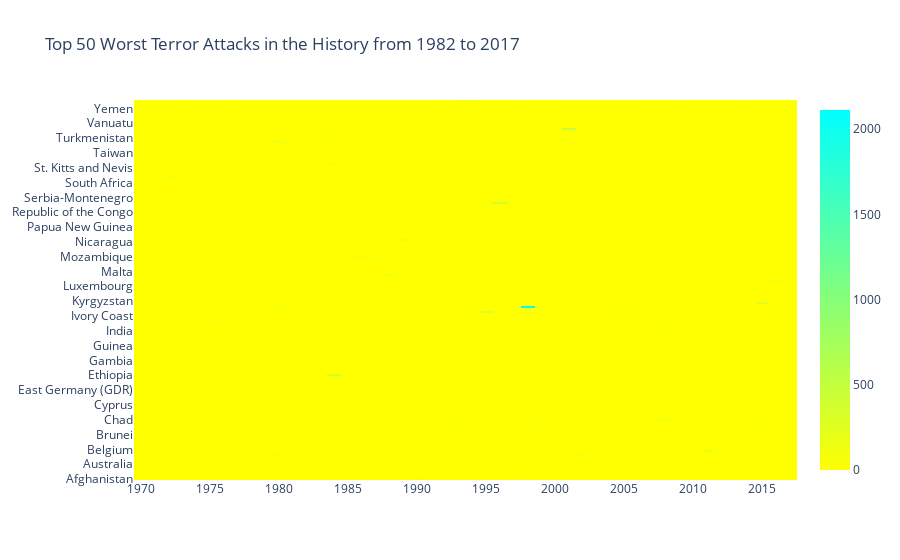

Notebook source saved alongside this figure:
### Code cell
import plotly.offline as py
py.init_notebook_mode(connected=True)
import plotly.graph_objs as go
colorscale = [[0, 'yellow'], [1,'cyan']]
heatmap = go.Heatmap(z=heat.values, x=heat.columns, y=heat.index, colorscale=colorscale)
data = [heatmap]
layout = go.Layout(
    title='Top 50 Worst Terror Attacks in the History from 1982 to 2017',
    xaxis = dict(ticks='', nticks=20),
    yaxis = dict(ticks='')
)
fig = go.Figure(data=data, layout=layout)
py.iplot(fig, filename='heatmap',show_link=False)

### Figure 1 — Plotly figure (JSON) as saved in the notebook; plotly's stock layout.template omitted (floating-point values rounded to 4 significant figures; data arrays with more than 128 entries replaced by an {"elided": "..."} marker saying what was removed)
{"data": [{"colorscale": [[0, "yellow"], [1, "cyan"]], "type": "heatmap", "x": [1970, 1971, 1972, 1973, 1974, 1975, 1976, 1977, 1978, 1979, 1980, 1981, 1982, 1983, 1984, 1985, 1986, 1987, 1988, 1989, 1990, 1991, 1992, 1994, 1995, 1996, 1997, 1998, 1999, 2000, 2001, 2002, 2003, 2004, 2005, 2006, 2007, 2008, 2009, 2010, 2011, 2012, 2013, 2014, 2015, 2016, 2017], "y": {"elided": "205 str values"}, "z": {"elided": "205x47 float values"}}], "layout": {"title": {"text": "Top 50 Worst Terror Attacks in the History from 1982 to 2017"}, "xaxis": {"nticks": 20, "ticks": ""}, "yaxis": {"ticks": ""}}}
